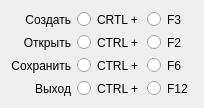
<?xml version="1.0" encoding="UTF-8"?>
<ui version="4.0">
 <class>buttonChange</class>
 <widget class="QWidget" name="buttonChange">
  <property name="geometry">
   <rect>
    <x>0</x>
    <y>0</y>
    <width>204</width>
    <height>108</height>
   </rect>
  </property>
  <property name="sizePolicy">
   <sizepolicy hsizetype="Minimum" vsizetype="Minimum">
    <horstretch>0</horstretch>
    <verstretch>0</verstretch>
   </sizepolicy>
  </property>
  <property name="minimumSize">
   <size>
    <width>204</width>
    <height>108</height>
   </size>
  </property>
  <property name="maximumSize">
   <size>
    <width>204</width>
    <height>108</height>
   </size>
  </property>
  <property name="windowTitle">
   <string>Form</string>
  </property>
  <layout class="QHBoxLayout" name="horizontalLayout">
   <item>
    <layout class="QHBoxLayout" name="horizontalLayout_2">
     <item>
      <layout class="QVBoxLayout" name="verticalLayout_3">
       <item>
        <widget class="QLabel" name="labelCreate">
         <property name="layoutDirection">
          <enum>Qt::RightToLeft</enum>
         </property>
         <property name="text">
          <string>Создать</string>
         </property>
         <property name="alignment">
          <set>Qt::AlignRight|Qt::AlignTrailing|Qt::AlignVCenter</set>
         </property>
         <property name="wordWrap">
          <bool>true</bool>
         </property>
        </widget>
       </item>
       <item>
        <widget class="QLabel" name="labelOpen">
         <property name="layoutDirection">
          <enum>Qt::RightToLeft</enum>
         </property>
         <property name="text">
          <string>Открыть</string>
         </property>
         <property name="alignment">
          <set>Qt::AlignRight|Qt::AlignTrailing|Qt::AlignVCenter</set>
         </property>
         <property name="wordWrap">
          <bool>true</bool>
         </property>
        </widget>
       </item>
       <item>
        <widget class="QLabel" name="labelSave">
         <property name="layoutDirection">
          <enum>Qt::RightToLeft</enum>
         </property>
         <property name="text">
          <string>Сохранить</string>
         </property>
         <property name="alignment">
          <set>Qt::AlignRight|Qt::AlignTrailing|Qt::AlignVCenter</set>
         </property>
         <property name="wordWrap">
          <bool>true</bool>
         </property>
        </widget>
       </item>
       <item>
        <widget class="QLabel" name="labelQuit">
         <property name="layoutDirection">
          <enum>Qt::RightToLeft</enum>
         </property>
         <property name="text">
          <string>Выход</string>
         </property>
         <property name="alignment">
          <set>Qt::AlignRight|Qt::AlignTrailing|Qt::AlignVCenter</set>
         </property>
         <property name="wordWrap">
          <bool>true</bool>
         </property>
        </widget>
       </item>
      </layout>
     </item>
     <item>
      <layout class="QVBoxLayout" name="verticalLayout_2">
       <item>
        <widget class="QRadioButton" name="radioButton_ctrl_n">
         <property name="sizePolicy">
          <sizepolicy hsizetype="Minimum" vsizetype="Minimum">
           <horstretch>7</horstretch>
           <verstretch>0</verstretch>
          </sizepolicy>
         </property>
         <property name="layoutDirection">
          <enum>Qt::LeftToRight</enum>
         </property>
         <property name="autoFillBackground">
          <bool>false</bool>
         </property>
         <property name="text">
          <string>CRTL + N</string>
         </property>
         <attribute name="buttonGroup">
          <string notr="true">buttonGroup_create</string>
         </attribute>
        </widget>
       </item>
       <item>
        <widget class="QRadioButton" name="radioButton_ctrl_o">
         <property name="sizePolicy">
          <sizepolicy hsizetype="Minimum" vsizetype="Minimum">
           <horstretch>7</horstretch>
           <verstretch>0</verstretch>
          </sizepolicy>
         </property>
         <property name="layoutDirection">
          <enum>Qt::LeftToRight</enum>
         </property>
         <property name="autoFillBackground">
          <bool>false</bool>
         </property>
         <property name="text">
          <string>CTRL + O</string>
         </property>
         <attribute name="buttonGroup">
          <string notr="true">buttonGroup_open</string>
         </attribute>
        </widget>
       </item>
       <item>
        <widget class="QRadioButton" name="radioButton_ctrl_s">
         <property name="sizePolicy">
          <sizepolicy hsizetype="Minimum" vsizetype="Minimum">
           <horstretch>7</horstretch>
           <verstretch>0</verstretch>
          </sizepolicy>
         </property>
         <property name="layoutDirection">
          <enum>Qt::LeftToRight</enum>
         </property>
         <property name="autoFillBackground">
          <bool>false</bool>
         </property>
         <property name="text">
          <string>CTRL + S</string>
         </property>
         <attribute name="buttonGroup">
          <string notr="true">buttonGroup_save</string>
         </attribute>
        </widget>
       </item>
       <item>
        <widget class="QRadioButton" name="radioButton_ctrl_q">
         <property name="sizePolicy">
          <sizepolicy hsizetype="Minimum" vsizetype="Minimum">
           <horstretch>7</horstretch>
           <verstretch>0</verstretch>
          </sizepolicy>
         </property>
         <property name="layoutDirection">
          <enum>Qt::LeftToRight</enum>
         </property>
         <property name="autoFillBackground">
          <bool>false</bool>
         </property>
         <property name="text">
          <string>CTRL + Q</string>
         </property>
         <attribute name="buttonGroup">
          <string notr="true">buttonGroup_quit</string>
         </attribute>
        </widget>
       </item>
      </layout>
     </item>
     <item>
      <layout class="QVBoxLayout" name="verticalLayout">
       <item>
        <widget class="QRadioButton" name="radioButton_f3">
         <property name="sizePolicy">
          <sizepolicy hsizetype="Minimum" vsizetype="Minimum">
           <horstretch>7</horstretch>
           <verstretch>0</verstretch>
          </sizepolicy>
         </property>
         <property name="layoutDirection">
          <enum>Qt::LeftToRight</enum>
         </property>
         <property name="autoFillBackground">
          <bool>false</bool>
         </property>
         <property name="text">
          <string>F3</string>
         </property>
         <attribute name="buttonGroup">
          <string notr="true">buttonGroup_create</string>
         </attribute>
        </widget>
       </item>
       <item>
        <widget class="QRadioButton" name="radioButton_f2">
         <property name="sizePolicy">
          <sizepolicy hsizetype="Minimum" vsizetype="Minimum">
           <horstretch>7</horstretch>
           <verstretch>0</verstretch>
          </sizepolicy>
         </property>
         <property name="layoutDirection">
          <enum>Qt::LeftToRight</enum>
         </property>
         <property name="autoFillBackground">
          <bool>false</bool>
         </property>
         <property name="text">
          <string>F2</string>
         </property>
         <attribute name="buttonGroup">
          <string notr="true">buttonGroup_open</string>
         </attribute>
        </widget>
       </item>
       <item>
        <widget class="QRadioButton" name="radioButton_f6">
         <property name="sizePolicy">
          <sizepolicy hsizetype="Minimum" vsizetype="Minimum">
           <horstretch>7</horstretch>
           <verstretch>0</verstretch>
          </sizepolicy>
         </property>
         <property name="layoutDirection">
          <enum>Qt::LeftToRight</enum>
         </property>
         <property name="autoFillBackground">
          <bool>false</bool>
         </property>
         <property name="text">
          <string>F6</string>
         </property>
         <attribute name="buttonGroup">
          <string notr="true">buttonGroup_save</string>
         </attribute>
        </widget>
       </item>
       <item>
        <widget class="QRadioButton" name="radioButton_f12">
         <property name="sizePolicy">
          <sizepolicy hsizetype="Minimum" vsizetype="Minimum">
           <horstretch>7</horstretch>
           <verstretch>0</verstretch>
          </sizepolicy>
         </property>
         <property name="layoutDirection">
          <enum>Qt::LeftToRight</enum>
         </property>
         <property name="autoFillBackground">
          <bool>false</bool>
         </property>
         <property name="text">
          <string>F12</string>
         </property>
         <attribute name="buttonGroup">
          <string notr="true">buttonGroup_quit</string>
         </attribute>
        </widget>
       </item>
      </layout>
     </item>
    </layout>
   </item>
  </layout>
 </widget>
 <resources/>
 <connections/>
 <buttongroups>
  <buttongroup name="buttonGroup_quit"/>
  <buttongroup name="buttonGroup_save"/>
  <buttongroup name="buttonGroup_open"/>
  <buttongroup name="buttonGroup_create"/>
 </buttongroups>
</ui>
